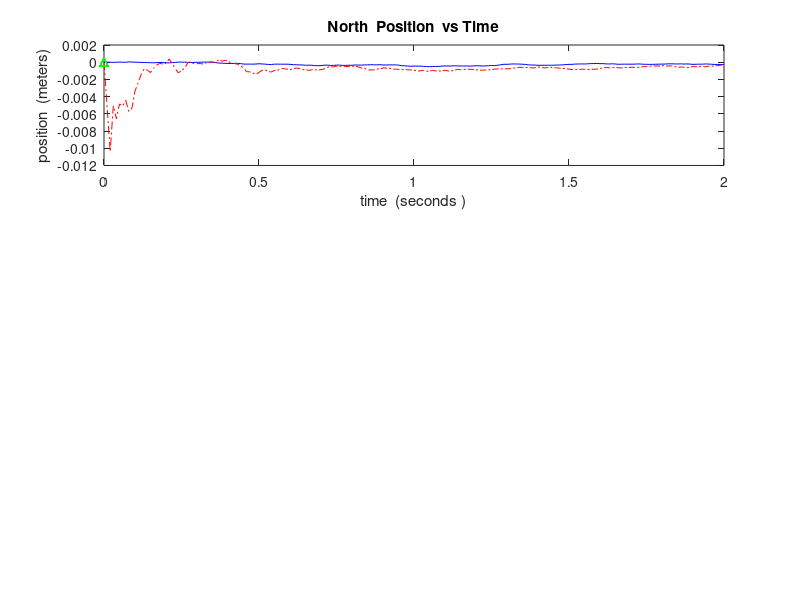

MATLAB code to generate this figure: (Note: this script raises an error after producing the figure.)
clear all

% SANS Kalman  Filter in
% "An integrated INS/GPS navigation system for small AUVs using an asynchronous Kalman filter"
% By Glenn  Hernandez
% 8 May 98
% edited from pdf by nicholasferguson@wingarch.com 2019

% Number of minutes  for simulated  run
minutes =  1;

% Define the  resolution of the simulation  here
delta_t =  .01;  % For 100 Hz resolution

% Number of  samples
samples =  1/delta_t * 2 * minutes;   % Gives 60000  samples at delta_t = .01 seconds

% Time Constants
tau_1 = 60;     % seconds for velocity
tau_2 = 60;     % seconds for GPS
tau_3 = 3600;  % seconds for ocean  current

% Process Noise  Vector
wl = randn(1, samples)
w2 = randn(1, samples)
w3 = randn(1, samples);
w4 = randn(1, samples);
w5 = 600 * randn(1, samples);  % Gives  a GPS standard  deviation of  3 m
w6 = 600 * randn(1,samples);  % Gives  a GPS standard  deviation of  3 m
w7 = zeros(1,samples);        % No white  noise input  for x7
w8 = zeros(1,samples);        % No white  noise input  for x8
w = [wl;w2;w3;w4;w5;w6;w7;w8];

% Measurement Noise  Vector
vl = randn(1,samples);
v2 = randn(1,samples) ;
v3 = randn(1,samples) ;
v4 = randn(1,samples) ;
v_0 = [vl;v2];         % Noise vector without  GPS input
v_l = [vl;v2;v3;v4] ;  % Noise vector with  GPS input

% Generate GPS Sampling
gps_flag = zeros(samples,1);

for g = 1:1/delta_t: samples  % Need at  least .01 seconds  between GPS fixes

j = rand;  % Normalized  random generator  between   and  1
  if j < .5
    gps_flag(g)  = 0;  % No GPS Signal Available
  else
    gps_flag(g)  = 1;  % GPS Signal Available
  end
end

'gps flags generated'

% System Matrix
A = [1/tau_1	0		 0		  0		     0		   0		 0	 0;	
      0         1/tau_1  0		  0		     0		   0		 0	  0;	
      0         0        1/tau_2  0		     0		   0		 0	  0;
      0         0        0        1/tau_2    0		   0		 0	  0;
      0         0        0        0          1/tau_3   0	     0	  0;
      0         0  	     0		  0		     0         1/tau_3   0	  0;
       1/tau_1  0        1/tau_2  0		     0	       0	     0	  0;
       0        1/tau_1  0        1/tau_2    0         0         0	  0];

% Input Noise  Matrix
B = [wl;w2 ;w3;w4;w5;w6;w7;w8 ];

% Output Matrix
C = eye(8);

D = zeros(8,samples);

% State Transition  Matrix
phi = [exp(-delta_t/tau_1) 	0 0 0 0 0 0 0;
       0  exp(-delta_t/tau_1) 0 0 0 0 0 0;
       0 0  exp(-delta_t/tau_2) 0 0 0 0 0;
       0 0 0  exp(-delta_t/tau_2) 0 0 0 0;
	   0 0 0 0  exp(-delta_t/tau_3) 0 0 0;
	   0 0 0 0 0  exp(-delta_t/tau_3) 0  0;
       tau_1*(1-exp(-delta_t/tau_1)) 0 tau_2*(1-exp(-delta_t/tau_2)) 0 0 0 0 0; 
       0  tau_1*(1-exp(-delta_t/tau_1)) 0  tau_2*(1-exp(-delta_t/tau_2)) 0 0 0 0];

Q =  [((1/(2*tau_1) )*(1-exp((-2*delta_t)/tau_1))) 0 0 0 0 0 0 0;
          0 ((1/(2*tau_1) )*(1-exp((-2*delta_t)/tau_1))) 0 0 0 0 0 0;
          0 0 ((1/(2*tau_2))*(1-exp((-2*delta_t)/tau_2))) 0 0 0 0 0;
          0 0 0 ((1/(2*tau_2))*(1-exp((-2*delta_t)/tau_2))) 0 0 0 0;
          0 0 0 0 ((1/(2*tau_3))*(1-exp((-2*delta_t)/tau_3))) 0 0 0;
          0 0 0 0 0 ((1/(2*tau_3))*(1-exp((-2*delta_t)/tau_3))) 0 0;
		  0 0 0 0 0							0				    0 0;
          0 0 0 0 0                         0                   0 0];

% Generate Process  Noise Vectors
process_noise  = sqrt(Q)*w;

% Error Covariance  Matrix
R_0 = diag([.5  .5]);      % Without  GPS signal
R_l = diag([.5  .5 0 0]);    % With  GPS signal

  

% Generate Measurement  Noise Vectors
sensor_noise_0  = sqrt(R_0) * v_0;   % Without GPS signal
sensor_noise_1  = sqrt(R_l) * v_l;   % With GPS signal

% Initial x_hat_minus
x_hat_minus (8,samples) = zeros;

% Initial x_hat_plus
x_hat_plus (8,samples) = zeros;

% Initial State  Vector
x(8,samples)  = zeros;

% Initial z as globals for graphing
z_gps = zeros(1,samples); 
z_gps1 = zeros(1,samples); 
z_gps2 = zeros(1,samples); 
z_gps3 = zeros(1,samples); 
z_gps4 = zeros(1,samples); 
z_gps_time = zeros(1,samples); 
% Initial Error  Covariance Matrix
P_minus =  [0.5 0 0 0 0 0 0 0;
             0 0.5 0 0 0 0 0 0;
             0 0 1 0 0 0 0 0;
             0 0 0 1 0 0 0 0;
             0 0 0 0 3 0 0 0;
             0 0 0 0 0 3 0 0;
             0 0 0 0 0 0 5 0;
             0 0 0 0 0 0 0 5];

time_index_a =1;    % Initial Index  forMeasurement  Vector without  GPS
time_index_b =1;    % Initial Index  forMeasurement  Vector with GPS

'Beginning Kalman  Loops'

% Begin Simulation
for k = 2:samples

% Generate State Vectors  and Measurement  Vectors
x(:,k) = phi * x(:,k-1)  + process_noise( :,k-1);

  % Kalman loop with  out GPS signal
  if gps_flag(k)  ==  0
        H =  [1 0 0 0 0 0 0 0;
             0 1 0 0 0 0 0 0];

        R = diag([.5  .5]);

        sensor_noise_0( :,k) = sqrt(R) * v_0(:,k);

        z_vell(time_index_a) = H(1,:) * x(:,k)  + sensor_noise_0(1,k)
        z_vel2(time_index_a) = H(2,:) * x(:,k)  + sensor_noise_0(2,k)

        z_vel_time(time_index_a)  = k * delta_t;

        z_vel =  [z_vell ; z_vel2];

        % Compute Ka1man  Gain
        K = P_minus * H' * inv(H * P_minus * H' + R);

      %  Update Estimate
      x_hat_p1us(:,k) = x_hat_minus(:,k-1)+K*(z_vel(:,time_index_a) - H *x_hat_minus(:,k-1));

      %  Compute Error  Covariance for Updated  Estimate
      P_p1us = (eye(8)- K * H )*P_minus;
      P_p1us = (P_p1us+ P_p1us')/2;

      time_index_a = time_index_a +1; % Increase the  measurement vector  index by  1

   else

      H=   [1 0 0 0 0 0 0 0;
            0 1 0 0 0 0 0 0;
            0 0 0 0 1 0 1 0;
            0 0 0 0 0 1 0 1];

      R =  diag([.5 .5  0 0]);                           

      z_gps1(time_index_b) = H(1,:)* x(:,k)+ sensor_noise_1(1,k);
      z_gps2(time_index_b) = H(2,:)* x(:,k)+ sensor_noise_1(2,k);
      z_gps3(time_index_b) = H(3,:)* x(:,k)+ sensor_noise_1(3,k);
      z_gps4(time_index_b) = H(4,:)* x(:,k)+ sensor_noise_1(4,k);
      z_gps  = [z_gps1  ; z_gps2 ; z_gps3  ; z_gps4];
      z_gps_time(time_index_b) = k * delta_t;

      % Compute  Ka1man Gain
      K =  P_minus * H'  * inv(H * P_minus  * H' + R);

      % Update  Estimate
      x_hat_p1us(:,k) = x_hat_minus(:,k-1)+ K *(z_gps(:,time_index_b) - H *x_hat_minus (:,k-1));

      % Compute  Error Covariance  for Updated Estimate
      P_p1us  = ( eye(8)  -  K  * H ) *  P_minus;
      P_p1us  = ( P_p1us  + P_p1us') / 2;

      time_index_b  = time_index_b  +1; % Increase the measurement vector  index by 1

   end

  pmin( :,:,k)  = P_p1us;  % Save  Matrix for  future ana1ysis

  % Project   Ahead

  x_hat_minus(:,k) =  phi * x_hat_p1us( :,k);
  P_minus  =  phi * P_p1us  * phi'  + Q;
  P_minus  =  ( P_minus  + P_minus') /  2;

  time(k)  =  k * delta_t;   %   Memorize  time index
  
  % what

end

figure(1)
subplot(3,1,1)
plot(time, x(7,:),'b-',time, x_hat_minus(7,:),'r-.',z_gps_time,z_gps3, 'g^')
xlabel('time  (seconds )')
ylabel('position  (meters)')
title('North  Position  vs Time')
axis([0  max(time)  -1.5*max(abs(z_gps3)) 1.5*max(abs(z_gps3))])

subplot(3,1,2)
plot(time,  x(8,:),'b-',time,  x_hat_minus(8,:), 'r-.',z_gps_time,z_gps4,  'g^')
xlabel('time   (seconds)')
ylabel('position  (meters)')
title('East Position  vs  Time')
axis([0  max(time)  -1.5*max(abs(z_gps4) ) 1.5*max(abs(z_gps4))])

subplot(3,1,3)
plot(x_hat_minus(7,:), x_hat_minus(8,:), 'b-')
xlabel('North  Position')
ylabel('East Position')
title('North-East  Position  plot')
axis([-1.5*max(abs(x_hat_minus(7,:)))  1.5*max(abs(x_hat_minus(7,:)))...
      -1.5*max(abs(x_hat_minus(8,:)))  1.5*max(abs(x_hat_minus(8,:)))])

orient tall